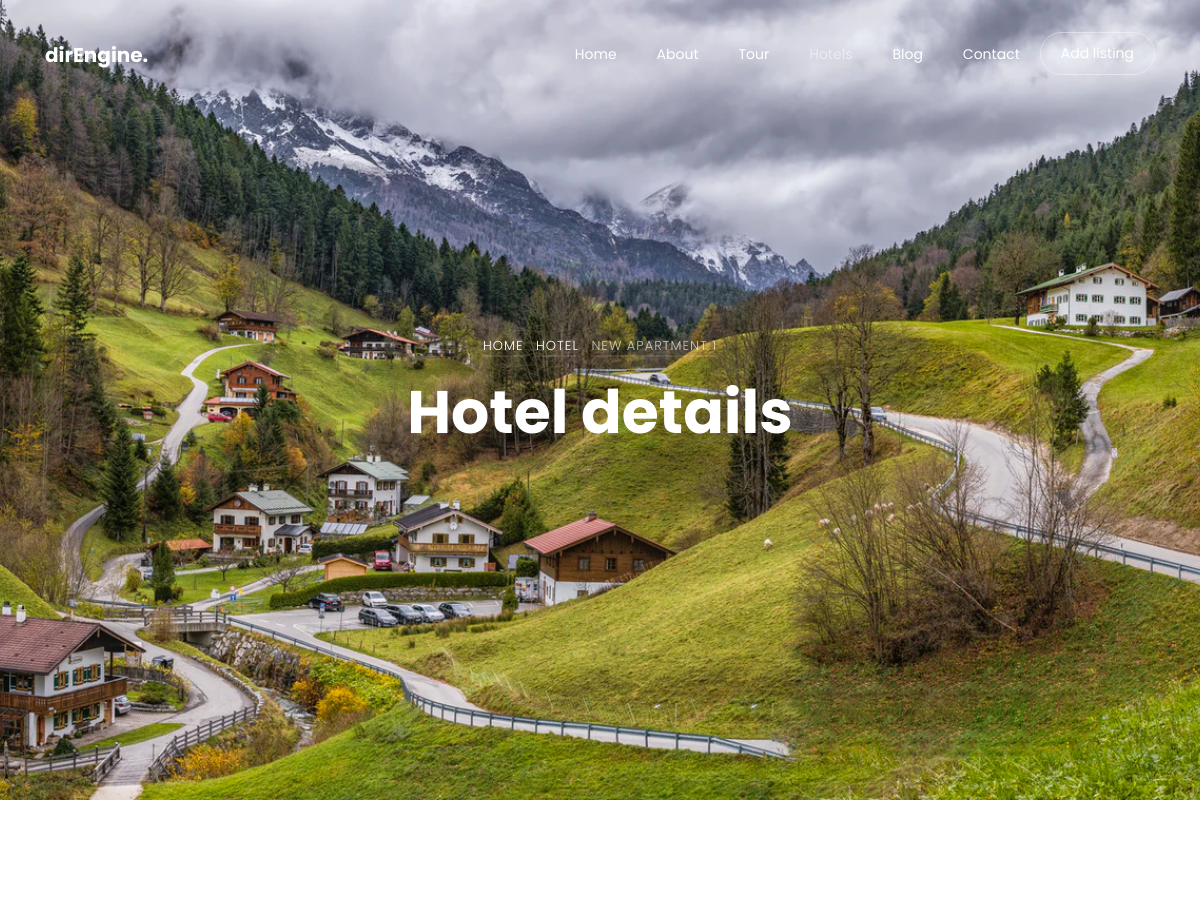
/new-apartment-1/ (upper part), run on an earlier commit of the app's database.
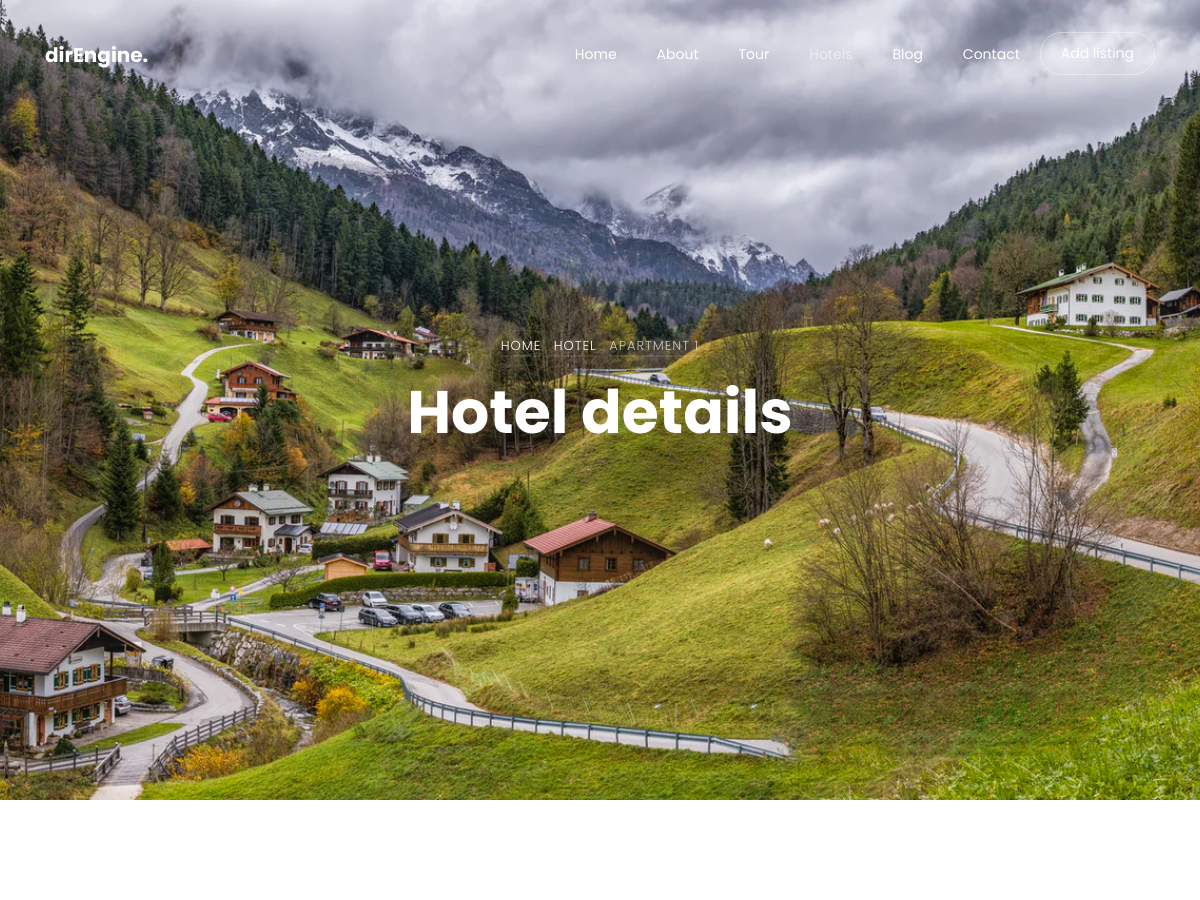
And on a later commit of the database.
### property/models.py (models this page shows, shortened)
class Property(models.Model):
    name = models.CharField(max_length=120)
    slug = models.SlugField(max_length=120, null=True, blank=True)
    description = models.TextField(max_length=500)
    price = models.PositiveIntegerField(default=0)
    image = models.ImageField(upload_to='property/')
    place = models.ForeignKey(Place, related_name='property_place', on_delete=models.CASCADE)
    category = models.ForeignKey(Category, related_name='property_category', on_delete=models.CASCADE)
    created_at = models.DateTimeField(default=timezone.now)

### property/views.py (the view)
# urls.py: path('<slug>/', PropertyDetail.as_view(), name='property_detail'),
class PropertyDetail(DetailView):
    model = Property

### property/models.py (called while the page is built)
    def __str__(self):
        return self.name

### property/templates/property/property_detail.html (shortened to what this page needs)
{% extends 'base.html' %}
{% load static %}
{% block content %}
<div class="hero-wrap js-fullheight" style="background-image: url({% static 'images/bg_5.jpg' %});">
	<div class="container">
		<div class="row no-gutters slider-text js-fullheight align-items-center justify-content-center"
			data-scrollax-parent="true">
			<div class="col-md-9 ftco-animate text-center" data-scrollax=" properties: { translateY: '70%' }">
				<p class="breadcrumbs" data-scrollax="properties: { translateY: '30%', opacity: 1.6 }"><span
						class="mr-2"><a href="{% url 'property_list' %}">Home</a></span> <span class="mr-2"><a
							href="{% url 'property_list' %}">Hotel</a></span> <span>{{ property.name }}</span></p>
				<h1 class="mb-3 bread" data-scrollax="properties: { translateY: '30%', opacity: 1.6 }">Hotel details
				</h1>
			</div>
		</div>
	</div>
</div>
<section class="ftco-section ftco-degree-bg">
	<div class="container">
		<div class="row">
			<div class="col-lg-10 mx-auto">
				<div class="row">
				</div>
			</div>
		</div>
	</div>
</section>
{% endblock %}

### templates/base.html (shortened to what this page needs)
{% load static %}
<!DOCTYPE html>
<html lang="en">
    <head>
        <link rel="stylesheet" href="{% static 'css/open-iconic-bootstrap.min.css' %}">
        <link rel="stylesheet" href="{% static 'css/animate.css' %}">
        <link rel="stylesheet" href="{% static 'css/owl.carousel.min.css' %}">
        <link rel="stylesheet" href="{% static 'css/owl.theme.default.min.css' %}">
        <link rel="stylesheet" href="{% static 'css/magnific-popup.css' %}">
        <link rel="stylesheet" href="{% static 'css/aos.css' %}">
        <link rel="stylesheet" href="{% static 'css/ionicons.min.css' %}">
        <link rel="stylesheet" href="{% static 'css/bootstrap-datepicker.css' %}">
        <link rel="stylesheet" href="{% static 'css/jquery.timepicker.css' %}">
        <link rel="stylesheet" href="{% static 'css/flaticon.css' %}">
        <link rel="stylesheet" href="{% static 'css/icomoon.css' %}">
        <link rel="stylesheet" href="{% static 'css/style.css' %}">
      </head>
    <body>
        <nav class="navbar navbar-expand-lg navbar-dark ftco_navbar bg-dark ftco-navbar-light" id="ftco-navbar">
            <div class="container">
              <a class="navbar-brand" href="index.html">dirEngine.</a>
              <div class="collapse navbar-collapse" id="ftco-nav">
                <ul class="navbar-nav ml-auto">
                  <li class="nav-item"><a href="index.html" class="nav-link">Home</a></li>
                  <li class="nav-item"><a href="about.html" class="nav-link">About</a></li>
                  <li class="nav-item"><a href="tour.html" class="nav-link">Tour</a></li>
                  <li class="nav-item active"><a href="hotel.html" class="nav-link">Hotels</a></li>
                  <li class="nav-item"><a href="blog.html" class="nav-link">Blog</a></li>
                  <li class="nav-item"><a href="contact.html" class="nav-link">Contact</a></li>
                  <li class="nav-item cta"><a href="contact.html" class="nav-link"><span>Add listing</span></a></li>
                </ul>
              </div>
            </div>
          </nav>
        {% block content %}{% endblock %}
    </body>
</html>

What changed in the data, as far as the page shows it:
changed Property: name "NEW APARTMENT 1" → "APARTMENT 1"
